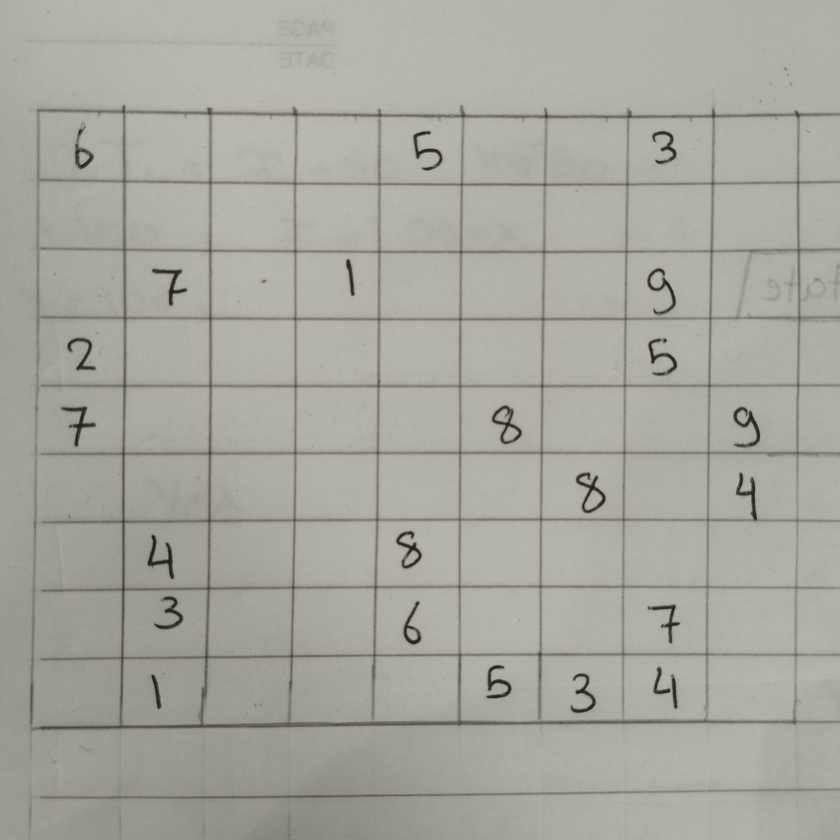
#> input picture temp_upload.png, 840 x 840 px, shrunk from 3072 x 3072 before the run
$ python inspect_cells.py
#> lines starting #> are read from the running program, lines starting #| are printed output that depends on the picture; long printed decimals are rounded
from PIL import Image
import numpy as np

img = Image.open('temp_upload.png')
#> img is the input picture: PIL image 840x840 RGB; mean R, G, B 167.7, 167.4, 157.6
print("Image size:", img.size, "bands:", img.getbands())
#| Image size: (840, 840) bands: ('R', 'G', 'B')

# Let's inspect the top-left 1/9th
w, h = img.size
#> w = 840; h = 840
cell_w = w / 9.0
#> cell_w = 93.33
cell_h = h / 9.0
#> cell_h = 93.33

# Crop cell (0, 0)
c00 = img.crop((0, 0, int(cell_w), int(cell_h)))
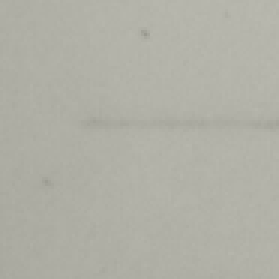
#> c00: PIL image 93x93 RGB (shown 3 times larger); mean R, G, B 176.4, 176.4, 166.4
arr00 = np.array(c00.convert("L"))
print("Cell (0, 0) min, max, mean, var:", arr00.min(), arr00.max(), arr00.mean(), arr00.var())
#| Cell (0, 0) min, max, mean, var: 152 183 175.353 9.849
